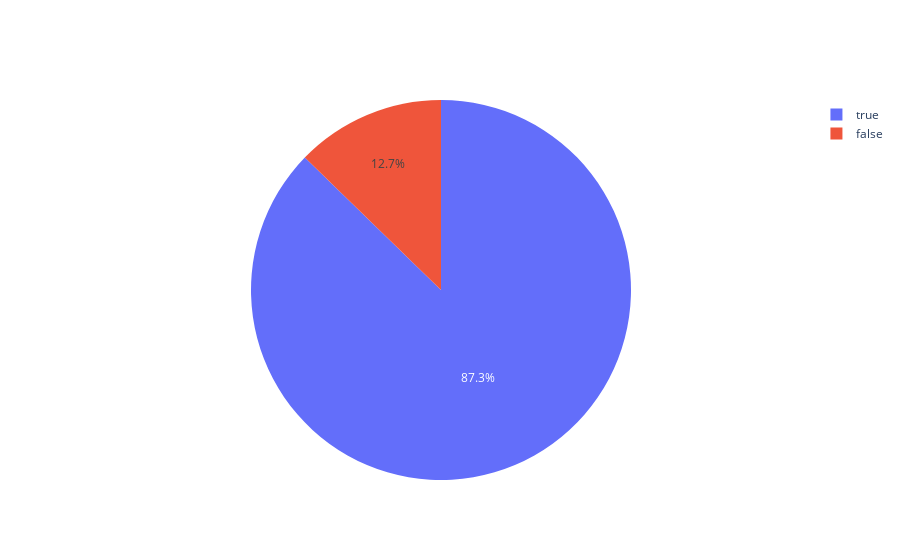

The code cell stored with this chart in its notebook:
### Markdown cell above
2. Visualizar la distribución de llamadas internas y externas (gráfico circular).

### Code cell
name_rest = data['internal'].unique()
values = []

values.append(data.groupby('internal')['internal'].count().iloc[0])
values.append(data.groupby('internal')['internal'].count().iloc[1])

fig = go.Figure(data=[go.Pie(labels=name_rest, values=values)])
fig.show()

### Figure 1 — Plotly figure (JSON) as saved in the notebook; plotly's stock layout.template omitted (floating-point values rounded to 4 significant figures)
{"data": [{"labels": [true, false], "type": "pie", "values": [39861, 5809]}], "layout": {}}
